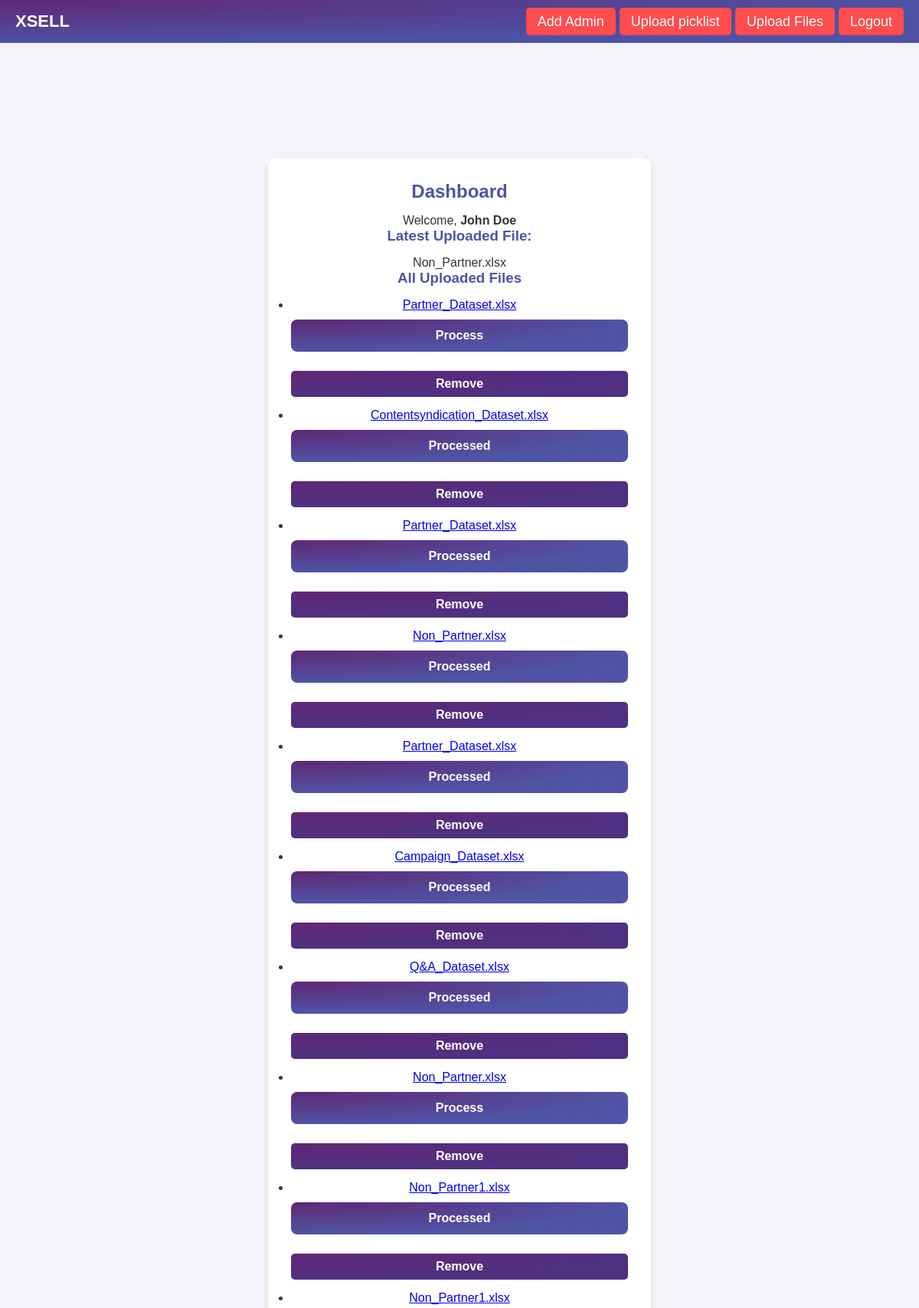
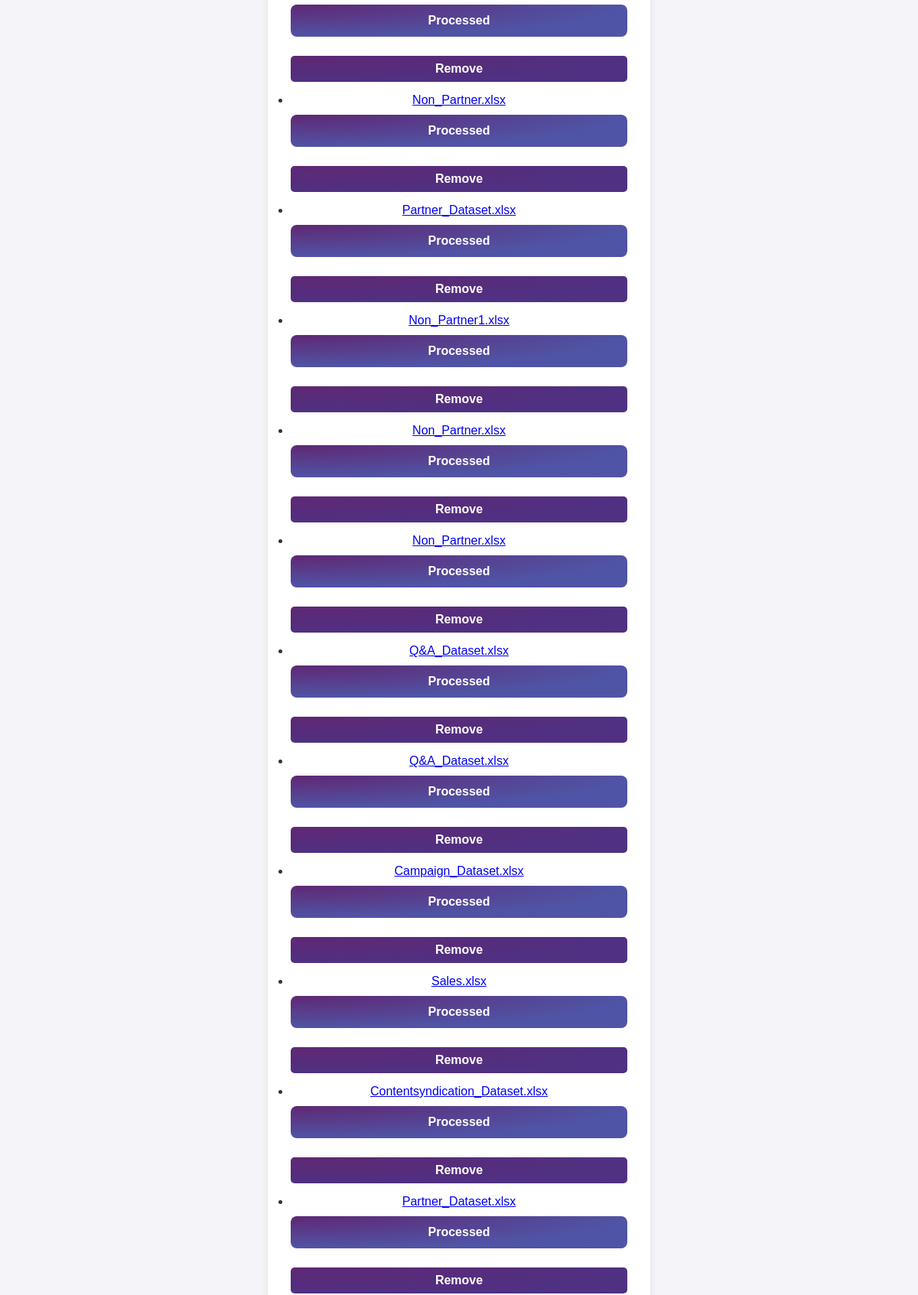
The app's page /dashboard (signed in, upper part) with its own data (2 pictures, top to bottom).
### tables this page shows
CREATE TABLE uploads (
            fid INTEGER PRIMARY KEY AUTOINCREMENT,
            fname TEXT NOT NULL,
            fpath TEXT NOT NULL,
            ftype TEXT NOT NULL,
            uploaded_at TIMESTAMP DEFAULT CURRENT_TIMESTAMP
        );

### app.py (the view)
@app.route('/dashboard')
def dashboard():
    if 'admin_logged_in' not in session:
        return redirect(url_for('login'))
    conn = get_db_connection()
    cursor = conn.cursor()
    cursor.execute("SELECT fid, fname FROM uploads ORDER BY uploaded_at DESC")
    files = cursor.fetchall()
    cursor.execute("SELECT f_tid FROM converted_file")
    processed_fids = {row[0]
                      for row in cursor.fetchall()
                      }  # Convert to a set for quick lookup
    cursor.close()
    return render_template('dashboard.html',
                           admin_name=session.get('admin_name'),
                           files=files,
                           processed_fids=processed_fids)

### app.py (called while the page is built)
def get_db_connection():
    conn = sqlite3.connect(app.config['DATABASE'])
    conn.row_factory = sqlite3.Row  # Access results as dictionaries
    return conn

### templates/dashboard.html (shortened to what this page needs)
<!DOCTYPE html>
<html lang="en">
<head>
    <link rel="stylesheet" href="{{ url_for('static', filename='styles.css') }}">
</head>
<header class="header">
    <div class="logo">XSELL</div>
    <nav>
        <a href="{{ url_for('admin') }}" class="logout">Add Admin</a>
        <a href="{{ url_for('picklist') }}" class="logout">Upload picklist</a>
        <a href="{{ url_for('upload') }}" class="logout">Upload Files</a>
        <a href="{{ url_for('logout') }}" class="logout">Logout</a>
    </nav>
</header>
<body>
    <div class="container">
        <h2>Dashboard</h2>
        <p>Welcome, <strong>{{ admin_name }}</strong></p>
        <h3>Latest Uploaded File:</h3>
        <p id="file-name">
            {% if files %}
                {{ files[-1].fname }}
            {% else %}
                No file uploaded.
            {% endif %}
        </p>
        <h3>All Uploaded Files</h3>
        <ul>
            {% for file in files %}
                <li>
                    <a href="{{ url_for('view_file', fid=file.fid) }}" target="_blank">
                        {{ file.fname }}
                    </a>
                    {% if file.fid in processed_fids %}
                        <a href="{{ url_for('processed', fid=file.fid) }}">
                            <button>Processed</button>
                        </a>
                        <a href="{{ url_for('remove', fid=file.fid) }}" onclick="return confirm('Are you sure you want to remove this file?');">
                            <button class="logout">Remove</button>
                        </a>
                    {% else %}
                        <a href="{{ url_for('process', fid=file.fid) }}">
                            <button>Process</button>
                        </a>
                        <a href="{{ url_for('remove', fid=file.fid) }}" onclick="return confirm('Are you sure you want to remove this file?');">
                            <button class="logout">Remove</button>
                        </a>
                    {% endif %}
                </li>
            {% else %}
                <p>No files uploaded yet.</p>
            {% endfor %}
        </ul>
    </div>
</body>
</html>

### static/styles.css (style rules this page uses)
* { margin: 0; padding: 0; box-sizing: border-box; font-family: 'Poppins', sans-serif; transition: all 0.3s ease-in-out; }
body { background: #f4f4f9; color: #333; text-align: center; margin: 0; padding: 0; }
.header { display: flex; justify-content: space-between; align-items: center; background: radial-gradient(farthest-side at left top, rgb(95, 40, 116), rgba(36, 41, 143, 0.8)); color: white; padding: 15px 20px; font-size: 18px; }
.logo { font-weight: bold; font-size: 22px; }
.logout { text-decoration: none; color: white; background-color: #ff4d4d; padding: 8px 15px; border-radius: 5px; transition: 0.3s; }
.container { width: 90%; max-width: 500px; background: white; padding: 30px; margin: 50px auto; margin-top:150px; box-shadow: 0px 4px 10px rgba(0, 0, 0, 0.1); border-radius: 12px; transition: transform 0.2s ease-in-out; }
h2, h3 { color: rgba(36, 41, 143, 0.8); margin-bottom: 20px; }
input, select, button { width: 100%; padding: 12px; border-radius: 8px; font-size: 16px; transition: all 0.3s ease; }
button { background: radial-gradient(farthest-side at left top, rgb(95, 40, 116), rgba(36, 41, 143, 0.8)); color: white; font-weight: bold; border: none; cursor: pointer; transition: background 0.3s, transform 0.2s; }
h2, h3 { color: rgba(36, 41, 143, 0.8); margin-bottom: 15px; }
input, select, button { width: 100%; padding: 12px; border-radius: 8px; font-size: 16px; transition: all 0.3s ease; margin-bottom: 15px; }
button { background:radial-gradient(farthest-side at left top, rgb(95, 40, 116), rgba(36, 41, 143, 0.8)); color: white; font-weight: bold; border: none; cursor: pointer; transition: background 0.3s, transform 0.2s; margin-top: 10px; }

### records on screen
uploads: fname "Non_Partner.xlsx"
uploads: fname "Partner_Dataset.xlsx"
uploads: fname "Contentsyndication_Dataset.xlsx"
uploads: fname "Partner_Dataset.xlsx"
uploads: fname "Non_Partner.xlsx"
uploads: fname "Partner_Dataset.xlsx"
uploads: fname "Campaign_Dataset.xlsx"
uploads: fname "Q&A_Dataset.xlsx"
uploads: fname "Non_Partner.xlsx"
uploads: fname "Non_Partner1.xlsx"
uploads: fname "Non_Partner1.xlsx"
uploads: fname "Non_Partner.xlsx"
uploads: fname "Partner_Dataset.xlsx"
uploads: fname "Non_Partner1.xlsx"
uploads: fname "Non_Partner.xlsx"
uploads: fname "Non_Partner.xlsx"
uploads: fname "Q&A_Dataset.xlsx"
uploads: fname "Q&A_Dataset.xlsx"
uploads: fname "Campaign_Dataset.xlsx"
uploads: fname "Sales.xlsx"
uploads: fname "Contentsyndication_Dataset.xlsx"
uploads: fname "Partner_Dataset.xlsx"

### other values on screen
{{ admin_name }} "John Doe"
